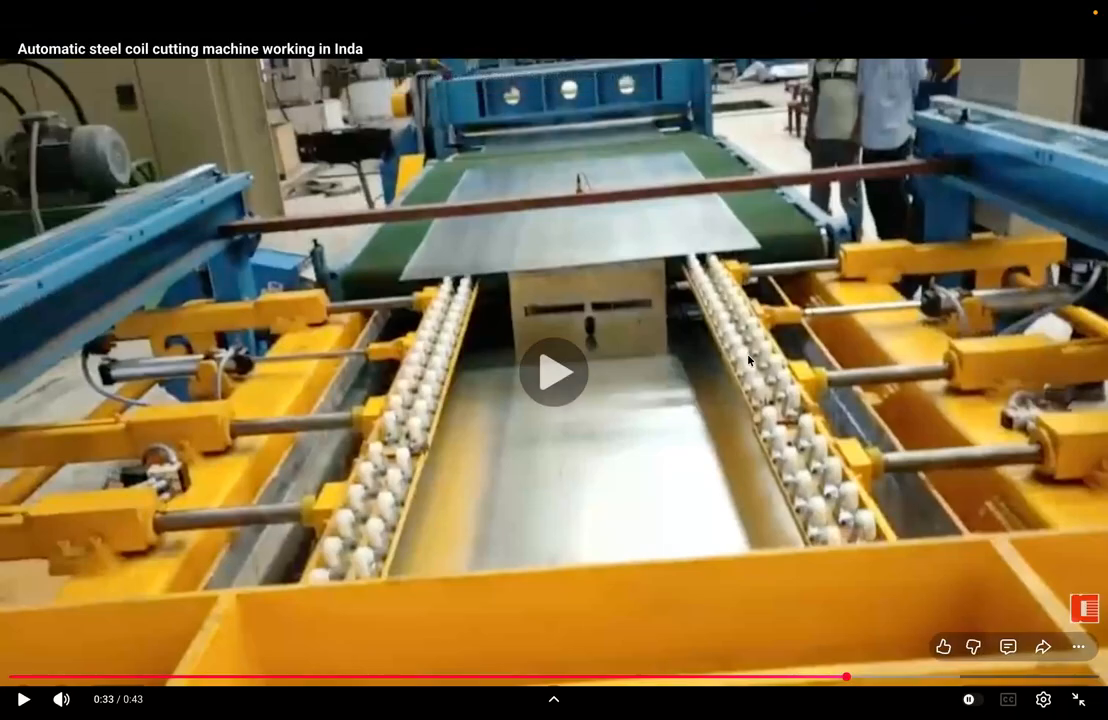
#> input picture frame 62 of videos/steel_plates_cutting.mp4, 1108 x 720 px
$ python test_warp.py
#> lines starting #> are read from the running program, lines starting #| are printed output that depends on the picture
import cv2
import numpy as np


SOURCE_POINTS = np.float32([ [429, 162], [700, 127], [819, 229], [345, 273] ])

width = 500
height = 1000


DEST_POINTS = np.float32([
    [0, 0],               # Top-Left
    [width, 0],           # Top-Right
    [width, height],      # Bottom-Right
    [0, height]           # Bottom-Left
])


matrix = cv2.getPerspectiveTransform(SOURCE_POINTS, DEST_POINTS)

def main():
    video_path = "videos/steel_plates_cutting.mp4"
    cap = cv2.VideoCapture(video_path)
    ret, frame = cap.read()
#> frame is the input picture: shape (720, 1108, 3); mean B, G, R 71.9, 108.6, 128.1
    cap.release()

    if not ret:
        print("Error: Could not load frame.")
        return

    warped_frame = cv2.warpPerspective(frame, matrix, (width, height))
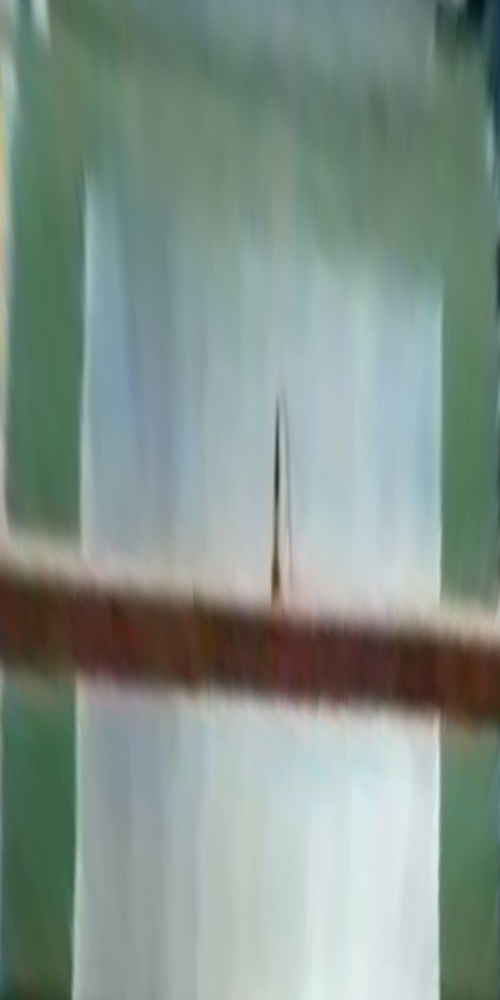
#> warped_frame: shape (1000, 500, 3); mean B, G, R 137.8, 146.3, 129.9

    cv2.imshow("Original Tilted View", frame)
    cv2.imshow("Flattened Bird's-Eye View", warped_frame)

    print("Press any key on your keyboard to close the windows.")
    cv2.waitKey(0)
    cv2.destroyAllWindows()

if __name__ == '__main__':
    main()

$ run again, starting later in the video
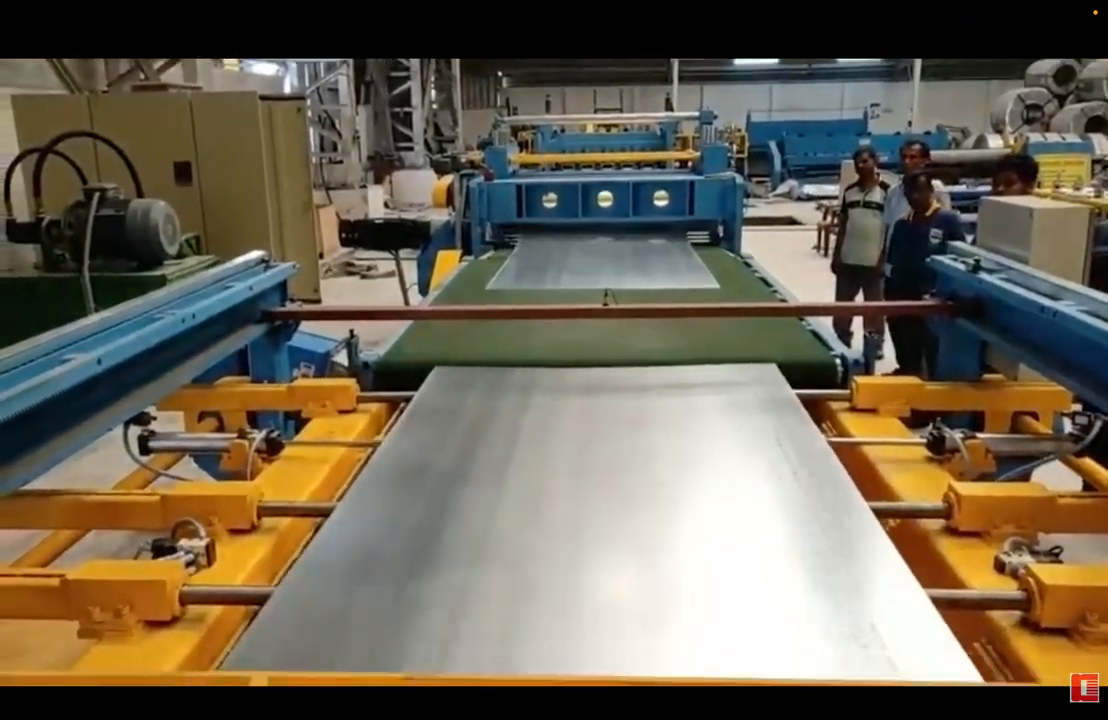
#> input picture frame 281 of videos/steel_plates_cutting.mp4, 1108 x 720 px
#> in main, frame is the input picture: shape (720, 1108, 3); mean B, G, R 84.1, 101.4, 110.8
#> in main, `warped_frame = cv2.warpPerspective(frame, matrix, (width, height))`:
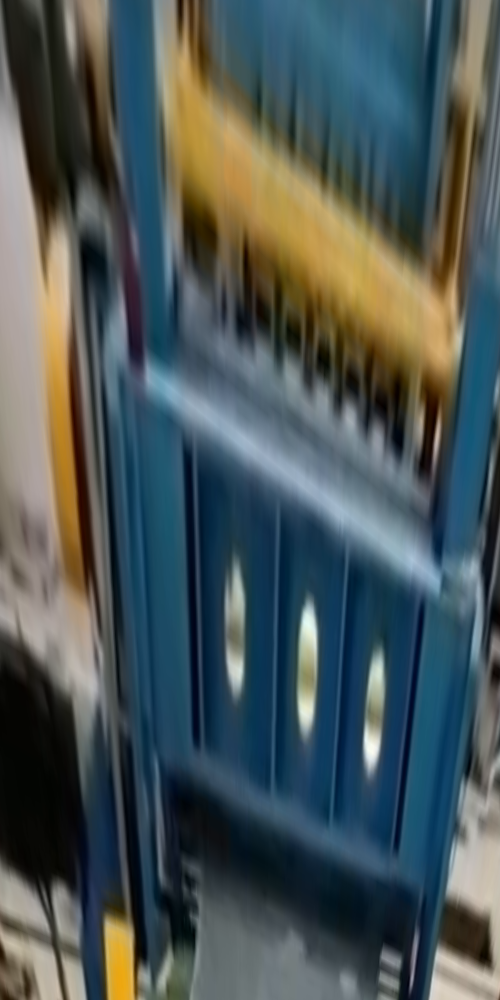
#> warped_frame: shape (1000, 500, 3); mean B, G, R 86.7, 86.1, 74.7

$ run again, starting later in the video
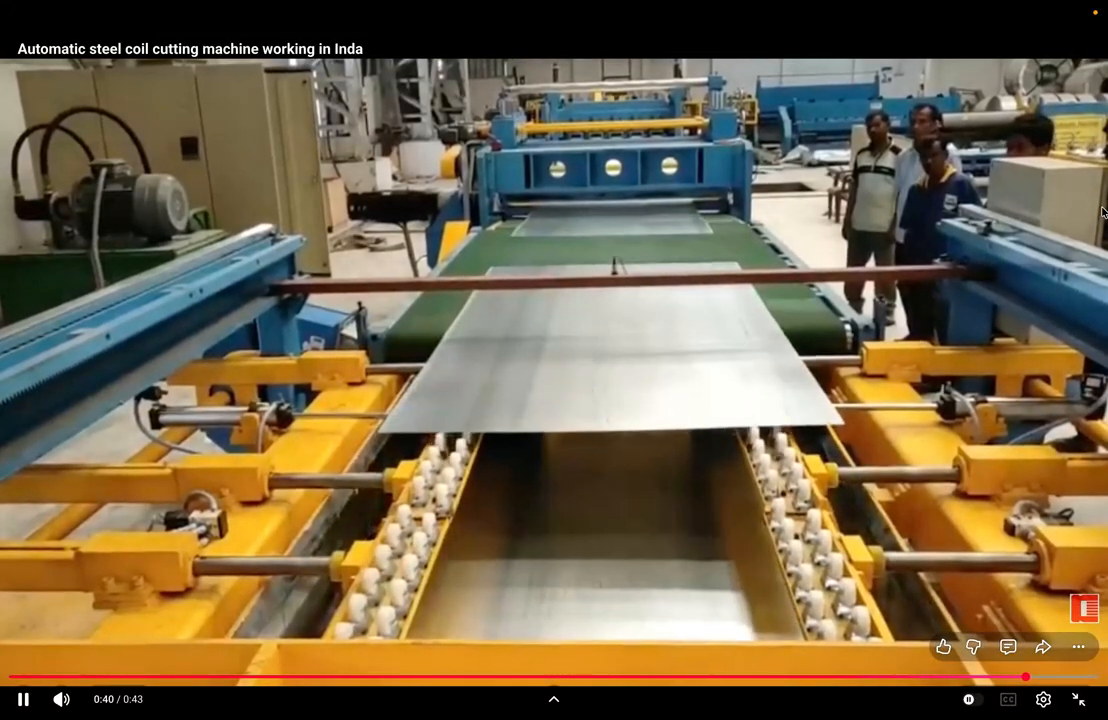
#> input picture frame 500 of videos/steel_plates_cutting.mp4, 1108 x 720 px
#> in main, frame is the input picture: shape (720, 1108, 3); mean B, G, R 74.1, 101.6, 117.5
#> in main, `warped_frame = cv2.warpPerspective(frame, matrix, (width, height))`:
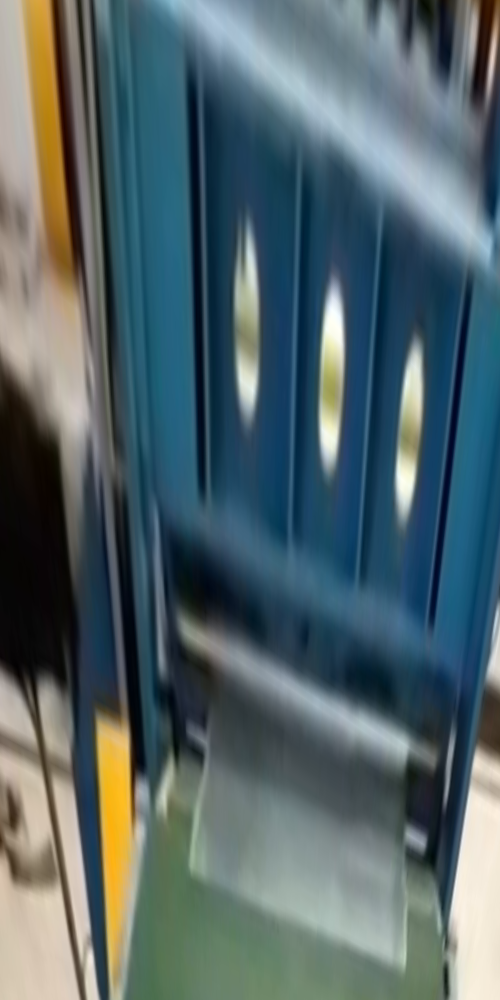
#> warped_frame: shape (1000, 500, 3); mean B, G, R 105.5, 101.3, 83.4
